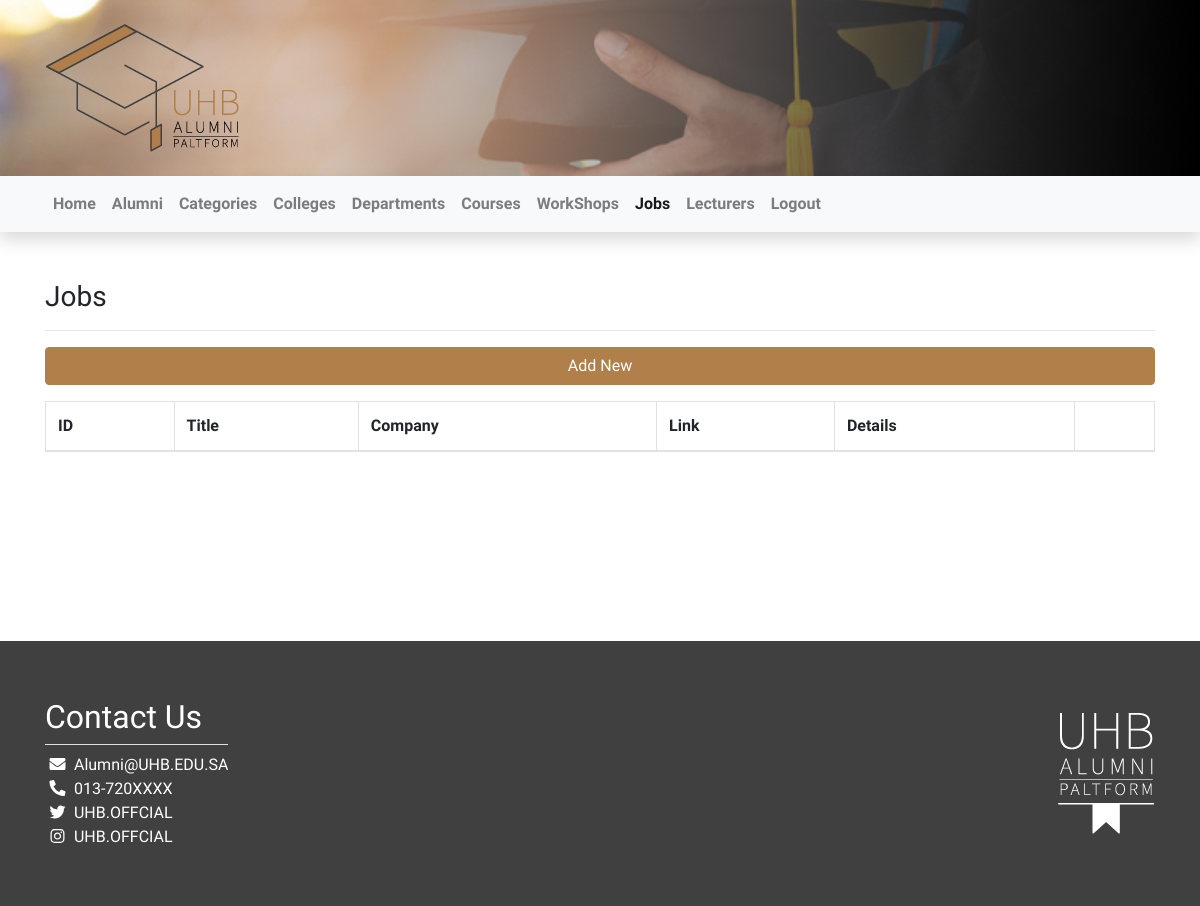
Before: /Code/views/jobs (signed in) with the older database file.
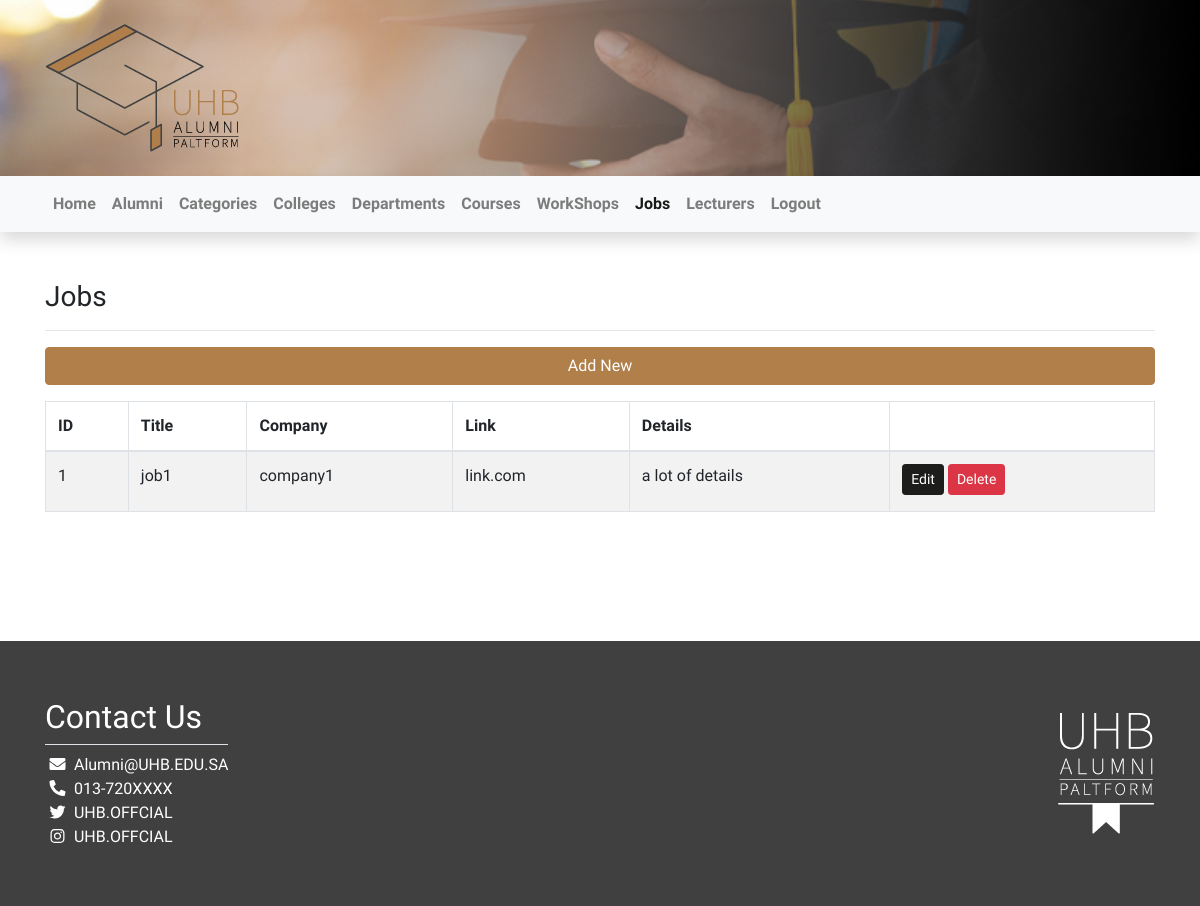
After: the same page with the newer database file.
### tables this page shows
CREATE TABLE `jobs` (
  `id` int(11) NOT NULL,
  `job_name` varchar(255) NOT NULL,
  `company` varchar(255) NOT NULL,
  `details` text NOT NULL,
  `link` varchar(255) NOT NULL
);

### Code/views/jobs/index.php (the view, shortened to what this page needs)
<?php
require_once"../../init/init.php";
$stmt = $con->prepare("SELECT * FROM jobs");
$stmt->execute();
$jobs = $stmt->fetchAll();
?>
<div class="container py-5">
    <h3>Jobs</h3>
    <hr />
    <a class="btn btn-block mb-3 btn-primary" href="add.php">Add New</a>
    <div class="table-responsive">
        <table class="table table-striped table-hover table-bordered w-100">
            <thead>
                <tr>
                    <th>ID</th>
                    <th>Title</th>
                    <th>Company</th>
                    <th>Link</th>
                    <th>Details</th>
					<?php if( isAdmin() ): ?>
                    	<th></th>
					<?php endif; ?>
                </tr>
            </thead>
            <tbody>
				<?php foreach ($jobs as $job): ?>
					<tr>
						<td><?= $job['id'] ?></td>
						<td><?= $job['job_name'] ?></td>
						<td><?= $job['company'] ?></td>
						<td><?= $job['link'] ?></td>
						<td><?= $job['details'] ?></td>
						<?php if( isAdmin() ): ?>
							<td>
								<a class="btn btn-sm mb-1 btn-dark" href="edit.php?id=<?= $job['id'] ?>">Edit</a>
								<a class="btn btn-sm mb-1 btn-danger" href="delete.php?id=<?= $job['id'] ?>">Delete</a>
							</td>
						<?php endif; ?>
					</tr>
				<?php endforeach; ?>
        </table>
    </div>
</div>
<?php require_once"../includes/footer.php"; ?>

Changed rows visible on the page:
added jobs: id "1", job_name "job1", company "company1", link "link.com", details "a lot of details"
